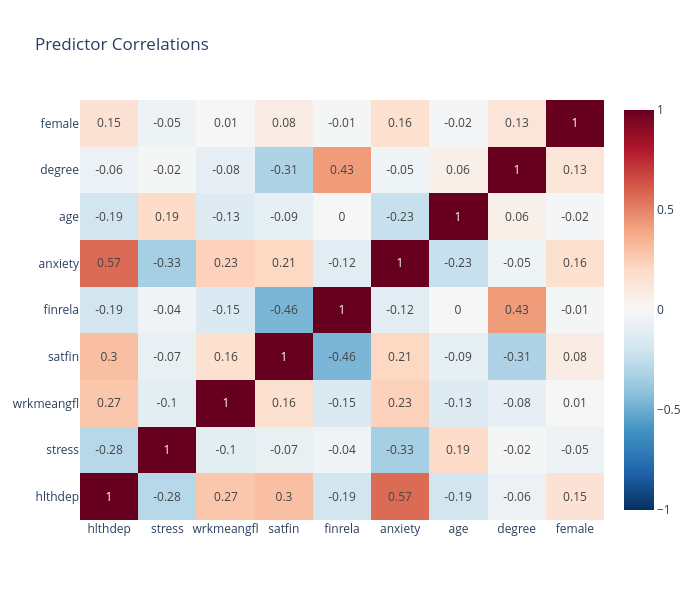

Notebook source saved alongside this figure:
### Code cell
# Predictor correlation matrix
corr_matrix = df_analysis[X_cols].corr()
corr_matrix.columns = predictor_names
corr_matrix.index = predictor_names

fig = go.Figure(data=go.Heatmap(
    z=corr_matrix.values,
    x=corr_matrix.columns,
    y=corr_matrix.columns,
    colorscale='RdBu_r',
    zmin=-1, zmax=1,
    text=np.round(corr_matrix.values, 2),
    texttemplate='%{text}'
))
fig.update_layout(title='Predictor Correlations', width=700, height=600)
fig.show()

### Figure 1 — Plotly figure (JSON) as saved in the notebook; plotly's stock layout.template omitted (floating-point values rounded to 4 significant figures)
{"data": [{"colorscale": [[0, "rgb(5,48,97)"], [0.1, "rgb(33,102,172)"], [0.2, "rgb(67,147,195)"], [0.3, "rgb(146,197,222)"], [0.4, "rgb(209,229,240)"], [0.5, "rgb(247,247,247)"], [0.6, "rgb(253,219,199)"], [0.7, "rgb(244,165,130)"], [0.8, "rgb(214,96,77)"], [0.9, "rgb(178,24,43)"], [1, "rgb(103,0,31)"]], "text": [[1.0, -0.28, 0.27, 0.3, -0.19, 0.57, -0.19, -0.06, 0.15], [-0.28, 1.0, -0.1, -0.07, -0.04, -0.33, 0.19, -0.02, -0.05], [0.27, -0.1, 1.0, 0.16, -0.15, 0.23, -0.13, -0.08, 0.01], [0.3, -0.07, 0.16, 1.0, -0.46, 0.21, -0.09, -0.31, 0.08], [-0.19, -0.04, -0.15, -0.46, 1.0, -0.12, 0.0, 0.43, -0.01], [0.57, -0.33, 0.23, 0.21, -0.12, 1.0, -0.23, -0.05, 0.16], [-0.19, 0.19, -0.13, -0.09, 0.0, -0.23, 1.0, 0.06, -0.02], [-0.06, -0.02, -0.08, -0.31, 0.43, -0.05, 0.06, 1.0, 0.13], [0.15, -0.05, 0.01, 0.08, -0.01, 0.16, -0.02, 0.13, 1.0]], "texttemplate": "%{text}", "type": "heatmap", "x": ["hlthdep", "stress", "wrkmeangfl", "satfin", "finrela", "anxiety", "age", "degree", "female"], "y": ["hlthdep", "stress", "wrkmeangfl", "satfin", "finrela", "anxiety", "age", "degree", "female"], "z": [[1.0, -0.2818, 0.2744, 0.3033, -0.1869, 0.5682, -0.1917, -0.06362, 0.1464], [-0.2818, 1.0, -0.1029, -0.07438, -0.04, -0.3346, 0.1899, -0.01625, -0.05271], [0.2744, -0.1029, 1.0, 0.1637, -0.1477, 0.2331, -0.13, -0.08414, 0.005796], [0.3033, -0.07438, 0.1637, 1.0, -0.4582, 0.2108, -0.09237, -0.3097, 0.07856], [-0.1869, -0.04, -0.1477, -0.4582, 1.0, -0.1179, 0.004931, 0.4273, -0.01483], [0.5682, -0.3346, 0.2331, 0.2108, -0.1179, 1.0, -0.2307, -0.04686, 0.1623], [-0.1917, 0.1899, -0.13, -0.09237, 0.004931, -0.2307, 1.0, 0.05842, -0.0211], [-0.06362, -0.01625, -0.08414, -0.3097, 0.4273, -0.04686, 0.05842, 1.0, 0.126], [0.1464, -0.05271, 0.005796, 0.07856, -0.01483, 0.1623, -0.0211, 0.126, 1.0]], "zmax": 1, "zmin": -1}], "layout": {"height": 600, "title": {"text": "Predictor Correlations"}, "width": 700}}
